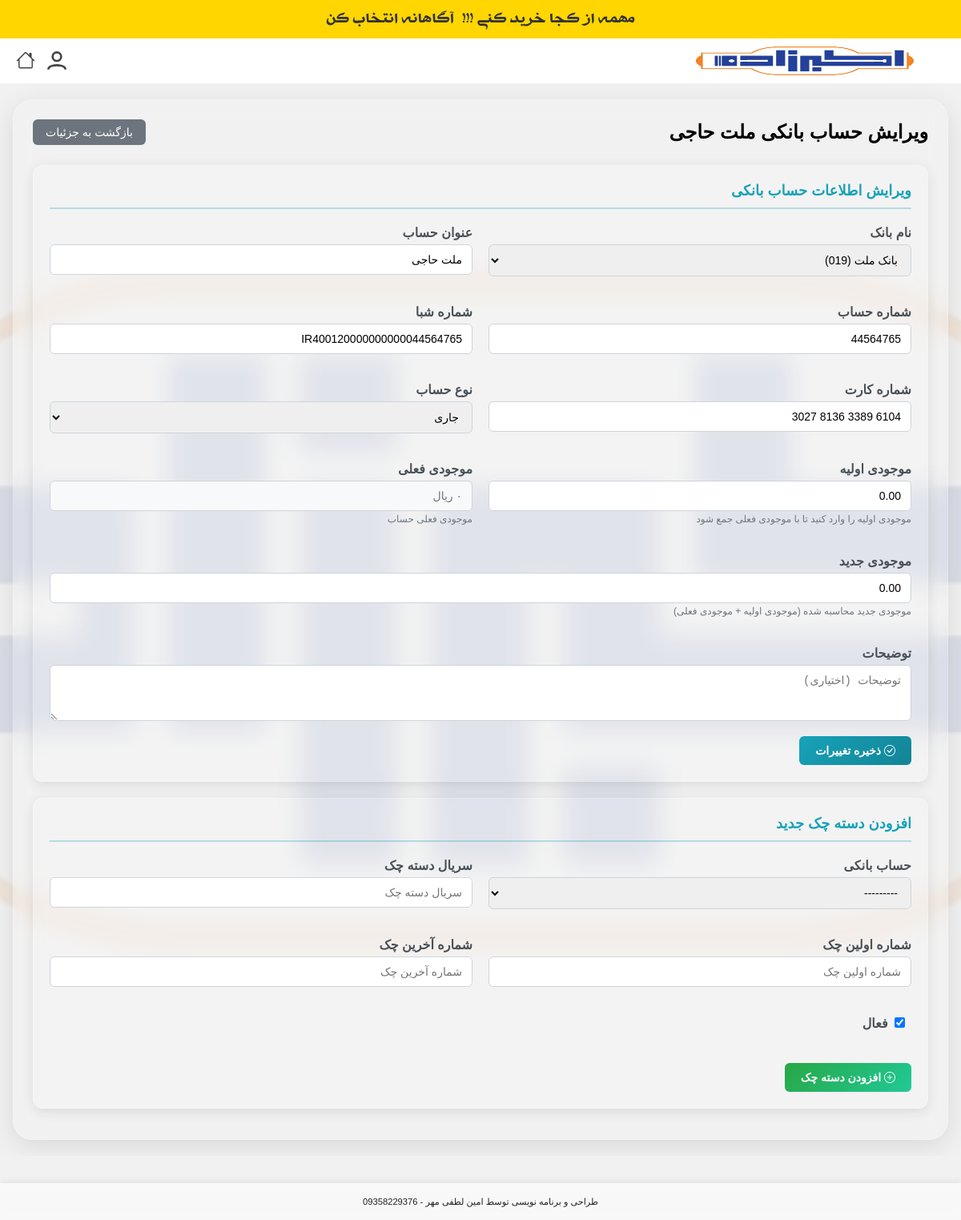
The app's page /accounting/bank-accounts/1/edit/ (signed in), older data.
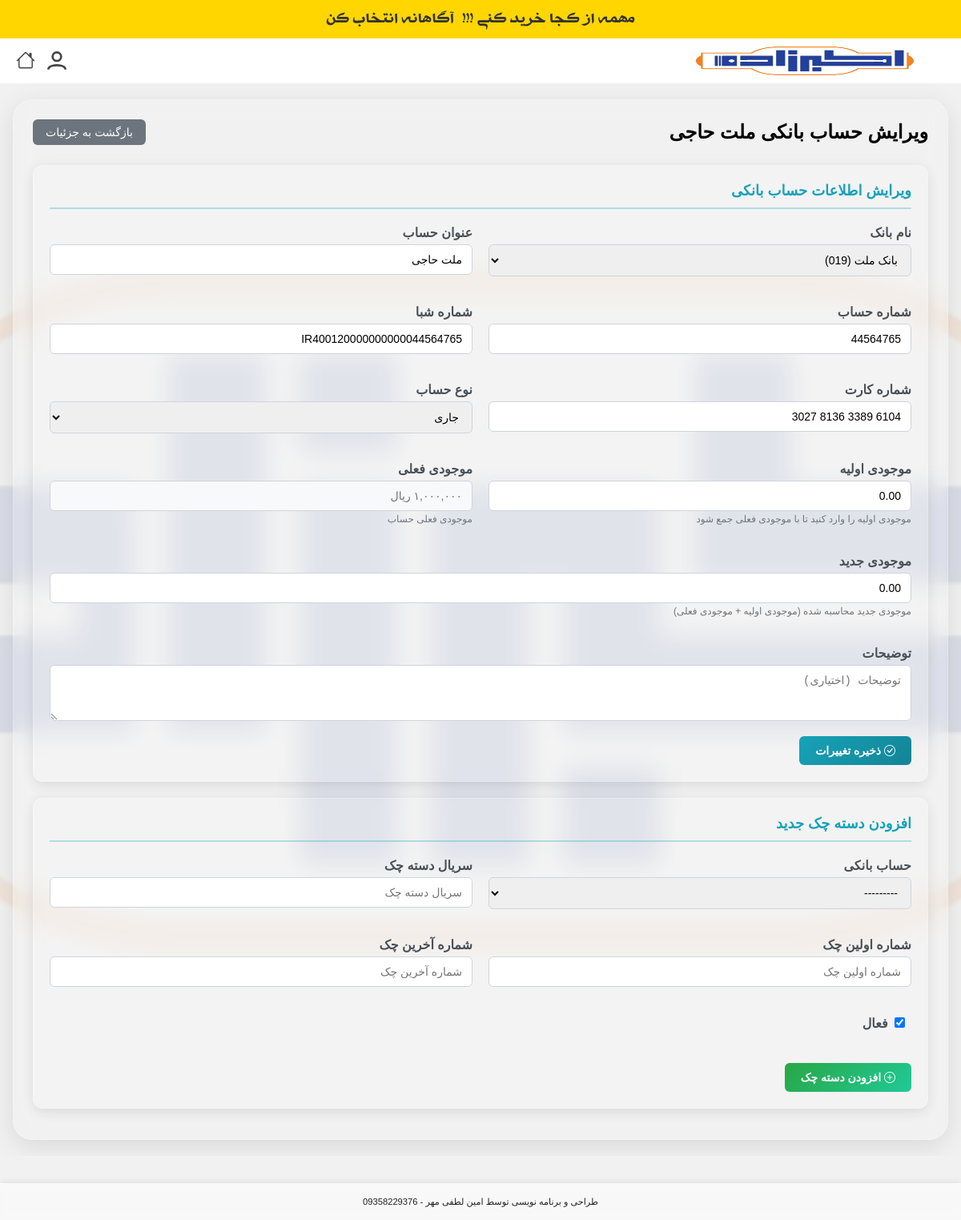
The same page, newer data.
### products/models.py (models this page shows)
class BankAccount(models.Model):
    ACCOUNT_TYPES = [
        ('CHECKING', 'جاری'),
        ('SAVINGS', 'پس‌انداز'),
        ('CURRENT', 'قرض‌الحسنه جاری'),
        ('SAVING_QARZ', 'قرض‌الحسنه پس‌انداز'),
    ]
    account = models.OneToOneField(Account, on_delete=models.PROTECT, verbose_name="حساب مرتبط")
    bank = models.ForeignKey(Bank, on_delete=models.PROTECT, verbose_name="بانک")
    account_number = models.CharField(max_length=50, verbose_name="شماره حساب")
    sheba = models.CharField(max_length=26, unique=True, verbose_name="شماره شبا")
    card_number = models.CharField(max_length=25, blank=True, null=True, verbose_name="شماره کارت", help_text="شماره کارت باید دقیقاً 16 رقم باشد")
    has_card_reader = models.BooleanField(default=False, verbose_name="دارای کارت‌خوان")
    card_reader_device_1 = models.ForeignKey(CardReaderDevice, on_delete=models.SET_NULL, null=True, blank=True, verbose_name="دستگاه کارت‌خوان 1", related_name='bank_accounts_1')
    card_reader_device_2 = models.ForeignKey(CardReaderDevice, on_delete=models.SET_NULL, null=True, blank=True, verbose_name="دستگاه کارت‌خوان 2", related_name='bank_accounts_2')
    card_reader_device_3 = models.ForeignKey(CardReaderDevice, on_delete=models.SET_NULL, null=True, blank=True, verbose_name="دستگاه کارت‌خوان 3", related_name='bank_accounts_3')
    card_reader_device_4 = models.ForeignKey(CardReaderDevice, on_delete=models.SET_NULL, null=True, blank=True, verbose_name="دستگاه کارت‌خوان 4", related_name='bank_accounts_4')
    account_type = models.CharField(max_length=20, choices=ACCOUNT_TYPES, verbose_name="نوع حساب")
    title = models.CharField(max_length=200, verbose_name="عنوان حساب")
    initial_balance = models.DecimalField(
        max_digits=18,
        decimal_places=2,
        default=0,
        verbose_name="موجودی اولیه"
    )
    current_balance = models.DecimalField(
        max_digits=18,
        decimal_places=2,
        default=0,
        verbose_name="موجودی فعلی"
    )
    is_active = models.BooleanField(default=True, verbose_name="فعال")
    description = models.TextField(blank=True, verbose_name="توضیحات")
    created_at = models.DateTimeField(auto_now_add=True, verbose_name="تاریخ ایجاد")
    created_by = models.ForeignKey(User, on_delete=models.PROTECT, verbose_name="ایجاد کننده")
    class Meta:
        verbose_name = "حساب بانکی"
        verbose_name_plural = "حساب‌های بانکی"
        unique_together = ['bank', 'account_number']
    def __str__(self):
        return f"{self.bank.name} - {self.title} ({self.account_number})"

### products/views.py (the view, shortened to what this page needs)
# urls.py: path('accounting/bank-accounts/<int:bank_account_id>/edit/', views.bank_account_edit_view, name='bank_account_edit'),
@login_required
@group_required('حسابداری')
def bank_account_edit_view(request, bank_account_id):
    from django.shortcuts import get_object_or_404, redirect
    from .forms import BankAccountForm, CheckBookForm
    bank_account = get_object_or_404(BankAccount, id=bank_account_id)
    form = BankAccountForm(instance=bank_account)
    checkbook_form = CheckBookForm()
    context = {
        'form': form,
        'checkbook_form': checkbook_form,
        'bank_account': bank_account,
        'title': f'ویرایش حساب بانکی {bank_account.title}'
    }
    return render(request, 'products/bank_account_edit.html', context)

### products/forms.py (shortened to what this page needs)
class CheckBookForm(forms.ModelForm):
    class Meta:
        model = CheckBook
        fields = ['bank_account', 'serial', 'start_number', 'end_number', 'is_active']
        widgets = {
            'bank_account': forms.Select(attrs={
                'class': 'form-control',
                'placeholder': 'انتخاب حساب بانکی'
            }),
            'serial': forms.TextInput(attrs={
                'class': 'form-control',
                'placeholder': 'سریال دسته چک'
            }),
            'start_number': forms.NumberInput(attrs={
                'class': 'form-control',
                'placeholder': 'شماره اولین چک'
            }),
            'end_number': forms.NumberInput(attrs={
                'class': 'form-control',
                'placeholder': 'شماره آخرین چک'
            }),
            'is_active': forms.CheckboxInput(attrs={
                'class': 'form-check-input'
            }),
        }
        labels = {
            'bank_account': 'حساب بانکی',
            'serial': 'سریال دسته چک',
            'start_number': 'شماره اولین چک',
            'end_number': 'شماره آخرین چک',
            'is_active': 'فعال',
        }

### products/templates/products/bank_account_edit.html (shortened to what this page needs)
{% extends 'products/base.html' %}
{% load custom_filters %}
{% block content %}
<div class="bank-account-edit-container">
  <div class="page-header">
    <h3>{{ title }}</h3>
    <a href="{% url 'products:bank_account_detail' bank_account.id %}" class="back-btn">
      بازگشت به جزئیات
    </a>
  </div>
  <div class="form-section">
    <div class="section-title">ویرایش اطلاعات حساب بانکی</div>
    <form method="post">
      <div class="form-row">
        <div class="form-group">
          <label class="form-label">{{ form.bank.label }}</label>
          {{ form.bank }}
        </div>
        <div class="form-group">
          <label class="form-label">{{ form.title.label }}</label>
          {{ form.title }}
        </div>
      </div>
      <div class="form-row">
        <div class="form-group">
          <label class="form-label">{{ form.account_number.label }}</label>
          {{ form.account_number }}
        </div>
        <div class="form-group">
          <label class="form-label">{{ form.sheba.label }}</label>
          {{ form.sheba }}
        </div>
      </div>
      <div class="form-row">
        <div class="form-group">
          <label class="form-label">{{ form.card_number.label }}</label>
          {{ form.card_number }}
        </div>
        <div class="form-group">
          <label class="form-label">{{ form.account_type.label }}</label>
          {{ form.account_type }}
        </div>
      </div>
      <div class="form-row">
        <div class="form-group">
          <label class="form-label">{{ form.initial_balance.label }}</label>
          {{ form.initial_balance }}
          <small class="form-text text-muted">{{ form.initial_balance.help_text }}</small>
        </div>
        <div class="form-group">
          <label class="form-label">موجودی فعلی</label>
          <input type="text" class="form-control" value="{{ bank_account.current_balance|persian_number_format }} ریال" readonly>
          <small class="form-text text-muted">موجودی فعلی حساب</small>
        </div>
      </div>
      <div class="form-row">
        <div class="form-group">
          <label class="form-label">{{ form.new_balance.label }}</label>
          {{ form.new_balance }}
          <small class="form-text text-muted">موجودی جدید محاسبه شده (موجودی اولیه + موجودی فعلی)</small>
        </div>
      </div>
      <div class="form-group">
        <label class="form-label">{{ form.description.label }}</label>
        {{ form.description }}
      </div>
      <button type="submit" class="btn btn-primary">
        <i class="bi bi-check-circle"></i>
        ذخیره تغییرات
      </button>
    </form>
  </div>
  <div class="form-section">
    <div class="section-title">افزودن دسته چک جدید</div>
    <form method="post">
      <div class="form-row">
        <div class="form-group">
          <label class="form-label">{{ checkbook_form.bank_account.label }}</label>
          {{ checkbook_form.bank_account }}
        </div>
        <div class="form-group">
          <label class="form-label">{{ checkbook_form.serial.label }}</label>
          {{ checkbook_form.serial }}
        </div>
      </div>
      <div class="form-row">
        <div class="form-group">
          <label class="form-label">{{ checkbook_form.start_number.label }}</label>
          {{ checkbook_form.start_number }}
        </div>
        <div class="form-group">
          <label class="form-label">{{ checkbook_form.end_number.label }}</label>
          {{ checkbook_form.end_number }}
        </div>
      </div>
      <div class="form-row">
        <div class="form-group">
          <label class="form-label">
            {{ checkbook_form.is_active }}
            {{ checkbook_form.is_active.label }}
          </label>
        </div>
      </div>
      <button type="submit" name="add_checkbook" class="btn btn-success">
        <i class="bi bi-plus-circle"></i>
        افزودن دسته چک
      </button>
    </form>
  </div>
</div>
<link rel="stylesheet" href="https://cdn.jsdelivr.net/npm/bootstrap-icons@1.10.5/font/bootstrap-icons.css">
{% endblock %}

Row changes from the older to the newer data that the page shows:
changed BankAccount "بانک ملت (019)": current_balance|persian_number_format "۰ ریال" → "۱,۰۰۰,۰۰۰ ریال"
